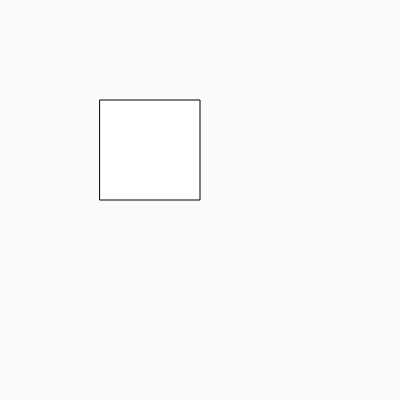
Frame 1 (no input)
Frame 60 (no input): identical to frame 1, image omitted
Frame 120 (the mouse pressed at the canvas centre since frame 60): identical to frame 1, image omitted

The p5.js sketch that drew this single still picture (run headless with seeded random() and noise() and a simulated clock; from frame 60 on, the mouse is pressed at the canvas centre):

// p5.js sketch
// ── sketch.js
function setup() {
  createCanvas(400, 400);
  console.log(500);
}

function draw() {
  background(250);

  rect(100, 100, 100, 100);
}
